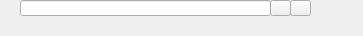
<?xml version="1.0" encoding="UTF-8"?>
<ui version="4.0">
 <class>Widget</class>
 <widget class="QWidget" name="Widget">
  <property name="geometry">
   <rect>
    <x>0</x>
    <y>0</y>
    <width>363</width>
    <height>36</height>
   </rect>
  </property>
  <property name="sizePolicy">
   <sizepolicy hsizetype="Minimum" vsizetype="Minimum">
    <horstretch>0</horstretch>
    <verstretch>0</verstretch>
   </sizepolicy>
  </property>
  <property name="windowTitle">
   <string>Form</string>
  </property>
  <widget class="QPushButton" name="visibleButton">
   <property name="geometry">
    <rect>
     <x>270</x>
     <y>0</y>
     <width>21</width>
     <height>16</height>
    </rect>
   </property>
   <property name="sizePolicy">
    <sizepolicy hsizetype="Minimum" vsizetype="Minimum">
     <horstretch>0</horstretch>
     <verstretch>0</verstretch>
    </sizepolicy>
   </property>
   <property name="text">
    <string/>
   </property>
  </widget>
  <widget class="QLineEdit" name="lineEdit">
   <property name="geometry">
    <rect>
     <x>20</x>
     <y>0</y>
     <width>251</width>
     <height>16</height>
    </rect>
   </property>
  </widget>
  <widget class="QPushButton" name="deleteButton">
   <property name="geometry">
    <rect>
     <x>290</x>
     <y>0</y>
     <width>21</width>
     <height>16</height>
    </rect>
   </property>
   <property name="sizePolicy">
    <sizepolicy hsizetype="Minimum" vsizetype="Minimum">
     <horstretch>0</horstretch>
     <verstretch>0</verstretch>
    </sizepolicy>
   </property>
   <property name="text">
    <string/>
   </property>
  </widget>
  <widget class="QWidget" name="colorWidget" native="true">
   <property name="geometry">
    <rect>
     <x>0</x>
     <y>0</y>
     <width>21</width>
     <height>16</height>
    </rect>
   </property>
  </widget>
 </widget>
 <resources/>
 <connections/>
</ui>
